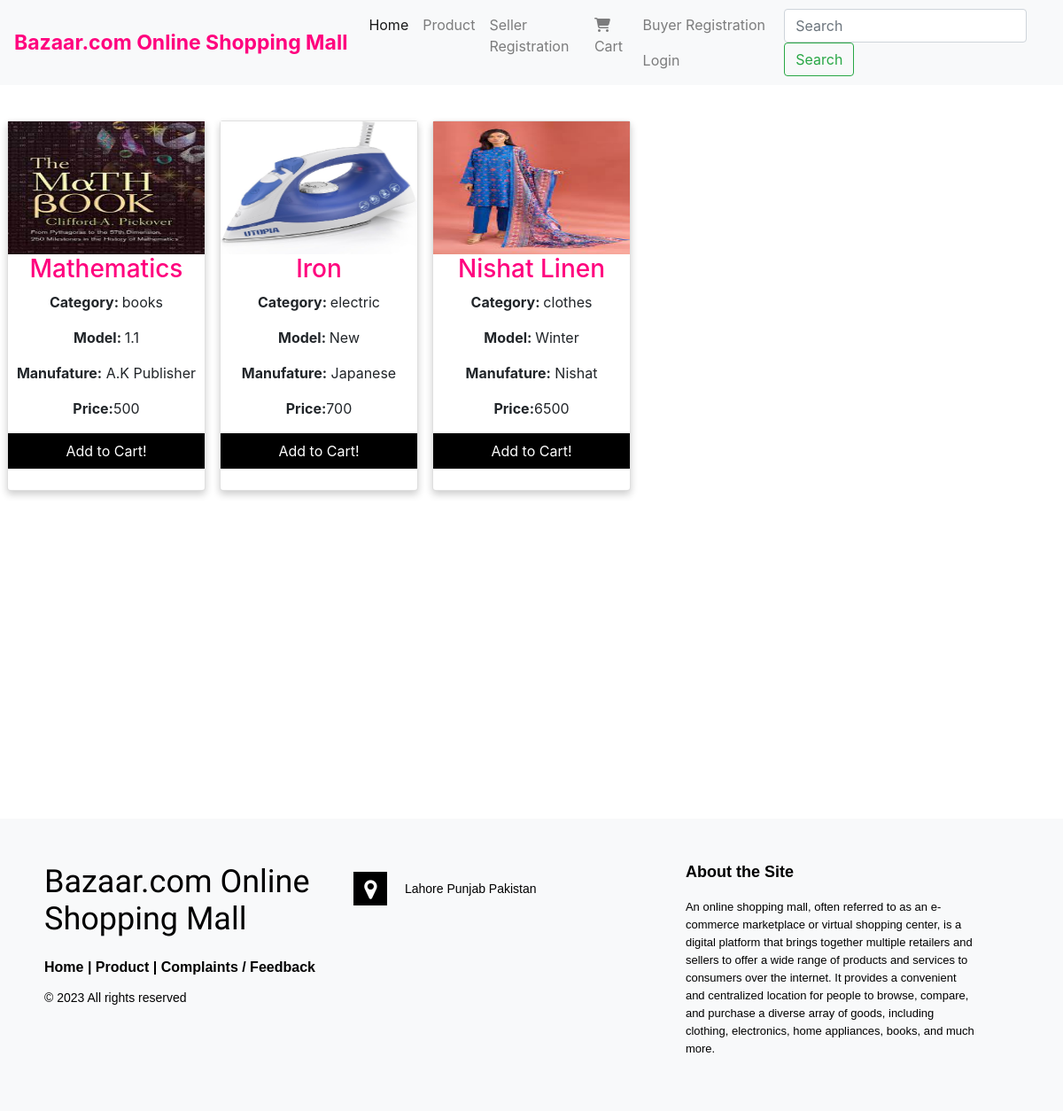
The page /product.php on the database its author committed.
### tables this page shows
CREATE TABLE `product` (
  `pid` int(11) NOT NULL,
  `name` varchar(100) NOT NULL,
  `category` varchar(100) NOT NULL,
  `manufacture` varchar(100) NOT NULL,
  `model` varchar(100) NOT NULL,
  `pic01` blob NOT NULL,
  `price` varchar(100) NOT NULL
);

CREATE TABLE `category` (
  `id` int(11) NOT NULL,
  `cname` varchar(255) NOT NULL
);

### product.php (the view, shortened to what this page needs)
<?php include 'navbar.php';  ?>
<div class="container-fluid">
	<div class="row">
<?php
$slt7 ="SELECT * from product";
    $cnm7=mysqli_query($conn,$slt7);
    while ($fetch= mysqli_fetch_array($cnm7)) {
       $pid=$fetch['pid'];
     $pname=$fetch['name'];
     $ccategory=$fetch['category'];
         $pmanufature=$fetch['manufacture'];
    $pmodel=$fetch['model'];
     $pic01=$fetch['pic01'];
$price=$fetch['price'];
 $slt1 ="SELECT * from category where id='$ccategory' ";
   $cnm1=mysqli_query($conn,$slt1);
   $cfetch= mysqli_fetch_array($cnm1);
    $pcategory =$cfetch['cname'];
         ?>
<div class="column" style="margin-top:40px;">
 <div class="card">
     <img style='width: 100%; height:150px;' src="admin/upload/<?php echo $pic01;?>">
<center>
<h3 class="title"> <?php echo  $pname; ?> </h3>
        <p><b>Category: </b>   <?php echo $pcategory; ?> </p>
          <p><b>Model: </b><?php echo $pmodel; ?>  </p>
<p><b>Manufature:</b><?php echo $pmanufature;?>  </p>
   <p><b>Price:</b><?php echo $price;?>  </p>
          </center>
<a href='cart2.php?id7=<?php echo $pid; ?>'>
   <button class="button">Add to Cart!</button> </a> <br>
      </div>
    </div>
      <?php    }
   ?>
  </div>
</div>
<?php include 'footer.php';   ?>

### navbar.php (shortened to what this page needs)
<!DOCTYPE html>
<html lang="en">
<head>
 <link rel="stylesheet" href="https://cdn.jsdelivr.net/npm/bootstrap@4.3.1/dist/css/bootstrap.min.css">
  <link rel="stylesheet" href="style.css" />
</head>
<body>
<nav class="navbar navbar-expand-lg navbar-light bg-light">
  <a class="navbar-brand" id="navbartitle" href="index.php">Bazaar.com Online Shopping Mall</a>
  <div class="collapse navbar-collapse" id="navbarSupportedContent">
    <ul class="navbar-nav mr-auto">
      <li class="nav-item active">
        <a class="nav-link" href="index.php">Home <span class="sr-only">(current)</span></a>
      </li>
  <li class="nav-item">
  <a class="nav-link" href="product.php">Product</a>
      </li>
<li class="nav-item">
      <?php
     if(!isset($_SESSION['bemail'])){
  echo"
 <a class='nav-link d' href='seller.php'>Seller Registration</a>
     ";
      }
  ?>
      </li>
 <li class="nav-item">
  <a class="nav-link" href="cart.php">
    <i class="fa-solid fa-cart-shopping"></i>  Cart</a>
      </li>
     <li class="nav-item">
      <?php
     if(!isset($_SESSION['bemail'])){
  echo"
 <a class='nav-link d' href='registration.php'>Buyer Registration</a>
  <a class='nav-link d' href='login.php'style='text-decoration: none; '>
         Login</a>
     ";
     }else {
        echo"
<a class='nav-link d' href='myaccount.php'style='text-decoration: none;' >
         My Account</a>
        <a class='nav-link d' href='logout.php'style='text-decoration: none;' >
 <i class='fa-solid fa-right-to-bracket'></i> Logout</a>";
      }
  ?>
      </li>
    </ul>
    <form class="form-inline my-2 my-lg-0" method="get" action="product.php" enctype="multipart/form-data">
      <input class="form-control mr-sm-2" type="search" placeholder="Search" name="search" aria-label="Search" required>
      <button class="btn btn-outline-success my-2 my-sm-0" type="submit">Search</button>
    </form>
  </div>
</nav>
</body>
</html>

### footer.php (shortened to what this page needs)
<!DOCTYPE html>
<html>
<head>
  <link rel="stylesheet" href="http://maxcdn.bootstrapcdn.com/font-awesome/4.2.0/css/font-awesome.min.css">
</head>
<body>
    <footer class="footer-distributed">
      <div class="footer-left">
        <h3>Bazaar.com <span>Online Shopping Mall</span></h3>
        <p class="footer-links">
          <a href="index.php">Home</a>
          |
          <a href="product.php">Product</a>
          |
          <a href="feedback.php"> Complaints / Feedback</a>
        <p class="footer-company-name">© 2023 All rights reserved</p>
      </div>
      <div class="footer-center">
        <div>
          <i class="fa fa-map-marker"></i>
            <p><span> Lahore Punjab Pakistan</p>
        </div>
      </div>
      <div class="footer-right">
        <p class="footer-company-about">
          <span>About the Site</span>
         An online shopping mall, often referred to as an e-commerce marketplace or virtual shopping center, is a digital platform that brings together multiple retailers and sellers to offer a wide range of products and services to consumers over the internet. It provides a convenient and centralized location for people to browse, compare, and purchase a diverse array of goods, including clothing, electronics, home appliances, books, and much more. </p>
      </div>
    </footer>
    </body>
    </html>

### style.css (style rules this page uses)
.d { display: inline-block; }
.column { float: left; width: 20%; margin-top: 100px; margin-bottom: 30px; padding: 0 8px; }
.card { box-shadow: 0 4px 8px 0 rgba(0, 0, 0, 0.2); }
.title { color:rgb(255, 0, 126); }
.button { border: none; outline: 0; display: inline-block; padding: 8px; color: white; background-color: #000; text-align: center; cursor: pointer; width: 100%; }
#navbartitle { color: rgb(255, 0, 126); font-size: 23px; font-weight: bold; }

### footer.php (style rules this page uses)
* { padding:0; margin:0; }
footer { bottom: 0; }
.footer-distributed { background-color: #f8f9fa; box-sizing: border-box; width: 100%; text-align: left; font: bold 16px sans-serif; padding: 50px 50px 60px 50px; margin-top: 340px; }
.footer-distributed .footer-left, .footer-distributed .footer-center, .footer-distributed .footer-right { display: inline-block; vertical-align: top; }
.footer-distributed .footer-left { width: 30%; }
.footer-distributed h3 { color: black; font: normal 36px 'Cookie', cursive; margin: 0; }
.footer-distributed .footer-links { color: black; margin: 20px 0 12px; }
.footer-distributed .footer-links a { display:inline-block; line-height: 1.8; text-decoration: none; color: inherit; }
.footer-distributed .footer-company-name { color: black; font-size: 14px; font-weight: normal; margin: 0; }
.footer-distributed .footer-center { width: 35%; }
.footer-distributed .footer-center i { background-color: black; color: white; font-size: 25px; width: 38px; height: 38px; text-align: center; line-height: 42px; margin: 10px 15px; vertical-align: middle; }
.footer-distributed .footer-center p { display: inline-block; color: black; vertical-align: middle; margin:0; }
.footer-distributed .footer-center p span { display:block; font-weight: normal; font-size:14px; line-height:2; }
.footer-distributed .footer-right { width: 30%; }
.footer-distributed .footer-company-about { line-height: 20px; color: black; font-size: 13px; font-weight: normal; margin: 0; }
.footer-distributed .footer-company-about span { display: block; color: black; font-size: 18px; font-weight: bold; margin-bottom: 20px; }

### rows shown on the page
product: pic01 (picture), name "Mathematics", category.cname "books", model "1.1", manufacture "A.K Publisher", price "500"
product: pic01 (picture), name "Iron", category.cname "electric", model "New", manufacture "Japanese", price "700"
product: pic01 (picture), name "Nishat Linen", category.cname "clothes", model "Winter", manufacture "Nishat", price "6500"
